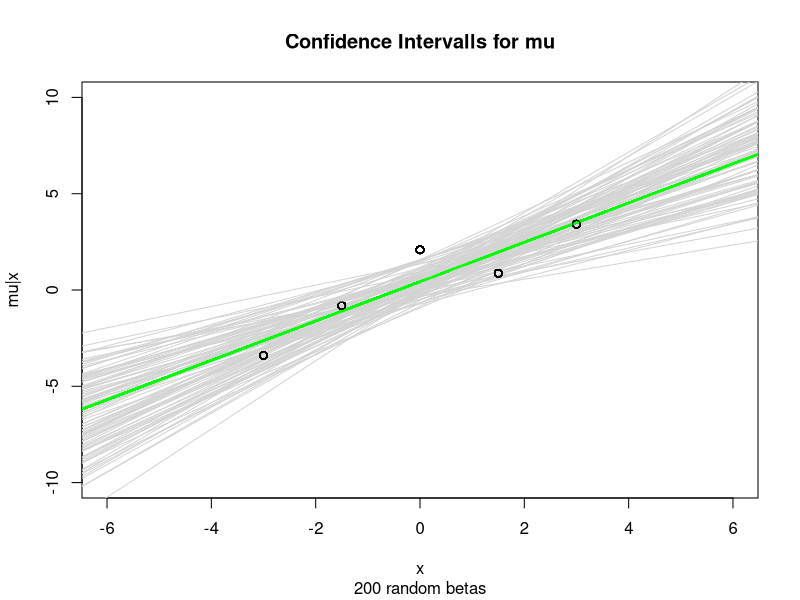

Generate this figure with R:
xs = seq(-3, 3,1.5)
n=length(xs)
set.seed(2)
ys = rnorm(n, mean=xs * 1 + 0.5, sd=1) 
plot(xs,ys, xlim=c(-6,6), ylim=c(-10,10), xlab='x',ylab='mu|x', main='Confidence Intervalls for mu', sub = '200 random betas')
l = lm(ys ~ xs)
abline(l, col='green', lwd=2)
d = summary(l)
mean = d$coefficients[,1]
sds = d$coefficients[,2]
for (i in 1:100){
  beta0 = rnorm(n = 1, mean = mean[1], sds[1]) #Just for demo, in real t distributed     
  beta1 = rnorm(1, mean=mean[2], sds[2]) #Just for demo in real t-distributed
  lines(seq(-10,10,0.1), beta0 + beta1 * seq(-10,10,0.1), col='lightgrey')
  abline(l, col='green', lwd=2)
  points(xs,ys, xlim=c(-4,4), ylim=c(-10,10))
}
